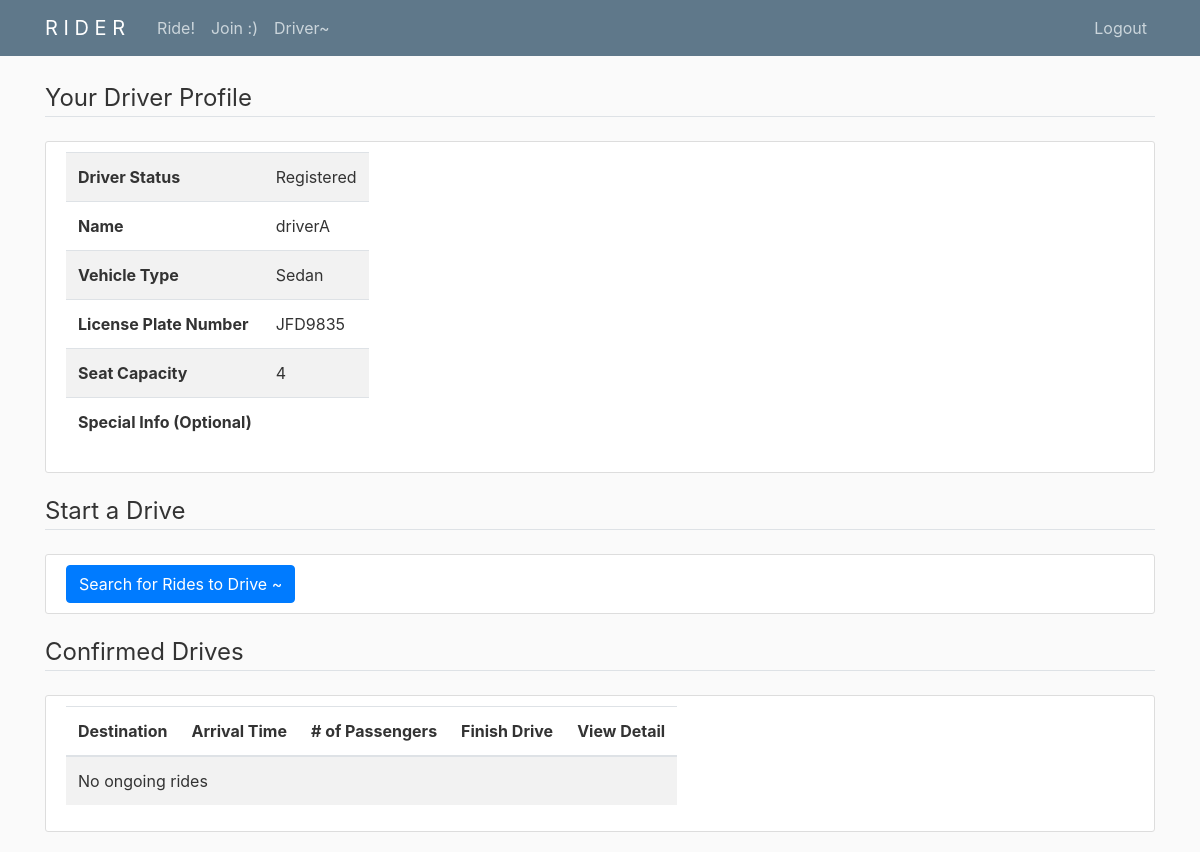
The page /driver/ (signed in) on the database as committed earlier.
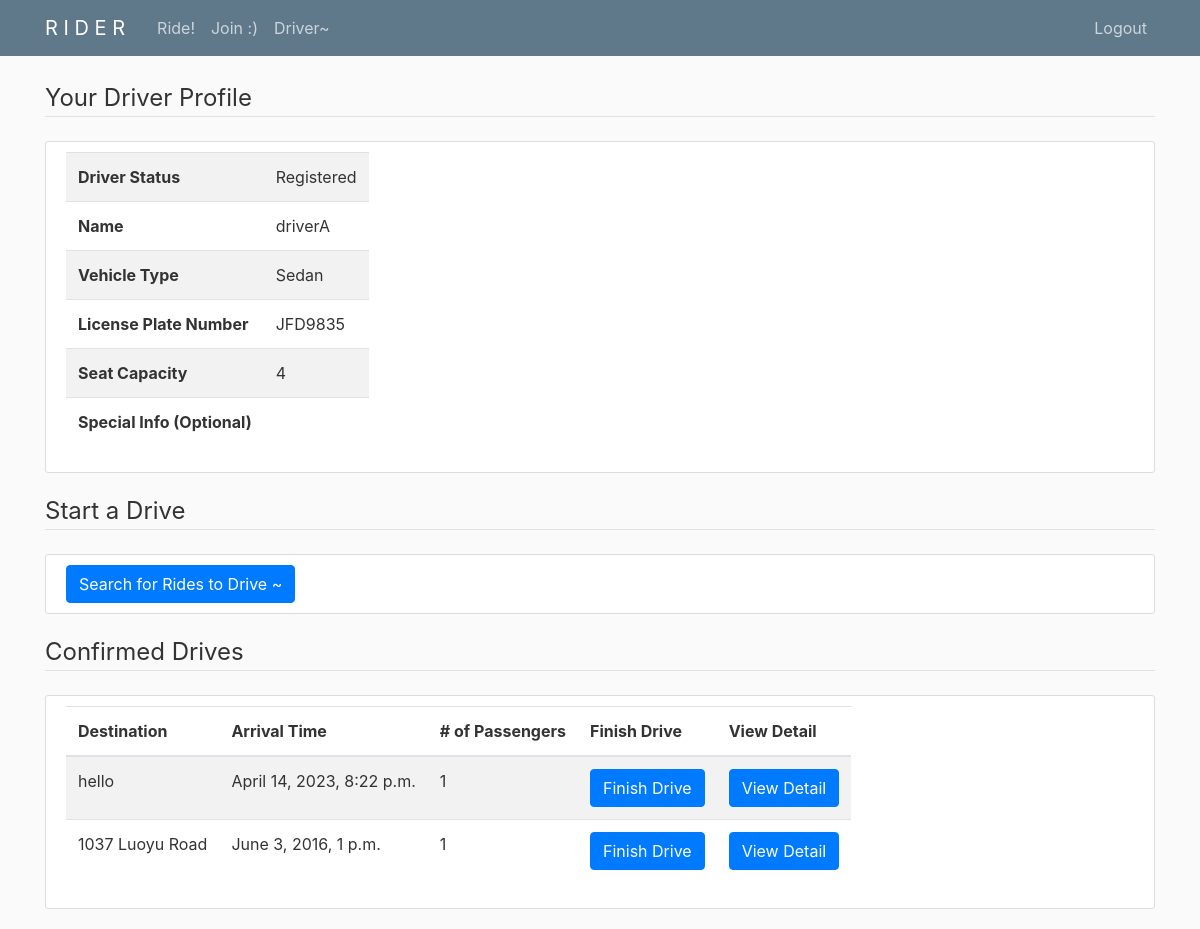
The same page on the database as committed later.
### rider/models.py (models this page shows, shortened)
class Order(models.Model):  # Order = ride request
    STATUS_CHOICES = (
        ('O', 'Open'),
        ('C', 'Confirmed'),
        ('P', 'Completed'),
    )
    status = models.CharField(
        max_length=2, choices=STATUS_CHOICES, default='O')
    sharableTF = models.BooleanField()
    ownerID = models.ForeignKey(
        User, on_delete=models.CASCADE, related_name='ownerID')
    destAddr = models.TextField()
    reqArrvDateTime = models.DateTimeField()
    ownerPartySize = models.PositiveIntegerField(
        default=1, validators=[MinValueValidator(1)])
    vehicleType = models.CharField(max_length=100, blank=True)
    specialRequest = models.TextField(blank=True)
    driverID = models.ForeignKey(
        'Driver', blank=True, on_delete=models.SET_NULL, related_name='driver', null=True)
    sharerID = models.ForeignKey(
        User, blank=True, on_delete=models.SET_NULL, related_name='sharerID', null=True)
    sharerPartySize = models.PositiveIntegerField(blank=True, default=1)
    totalPartySize = models.PositiveIntegerField()

### rider/views.py (the view, shortened to what this page needs)
# urls.py: path('driver/', views.driver, name='rider-driver'),
@login_required
def driver(request):
    driver = Driver.objects.filter(userID=request.user).first()
    if not driver:
        if request.method == 'POST':
            form = DriverRegistrationForm(request.POST)
            if form.is_valid():
                driver = form.save(commit=False)
                driver.userID = request.user
                driver.save()
                messages.success(
                    request, f'Driver registered successfully!')
                return redirect('rider-driver')
            messages.warning(
                request, f'Driver registration failed!')
        form = DriverRegistrationForm()
        return render(request, 'rider/driver_registration.html', {'form': form})
    else:
        def getOpenRides(user):
            d = Driver.objects.get(userID=user)
            open_rides = Order.objects.filter(
                status='O', totalPartySize__lte=d.seatCapacity)
            open_rides = open_rides.filter(
                vehicleType=d.vehicleType) | open_rides.filter(vehicleType='')
            open_rides = open_rides.filter(
                specialRequest=d.specialVehicleInfo) | open_rides.filter(specialRequest='')
            return open_rides
        def getOnGoingRides(user):
            d = Driver.objects.get(userID=user)
            on_going_rides = Order.objects.filter(status='C', driverID=d)
            return on_going_rides
        if request.method == 'GET':
            if request.GET.get('showresults', None):
                open_rides = getOpenRides(request.user)
            else:
                open_rides = None
            ongoing_rides = getOnGoingRides(request.user)
            return render(request, 'rider/driver.html', {
                'driver': driver,
                'open_rides': open_rides,
                'ongoing_rides': ongoing_rides}
            )

### rider/templates/rider/driver.html (shortened to what this page needs)
{% extends 'rider/base.html' %}
{% block content %}
<legend class="border-bottom mb-4">Your Driver Profile</legend>
<article class="media content-section">
    <div class="media-body">
        <table class="table table-striped table-hover table-responsive">
            <tr>
                <th>Driver Status</th>
                <td>Registered</td>
            </tr>
            <tr>
                <th>Name</th>
                <td>{{ driver.name }}</td>
            </tr>
            <tr>
                <th>Vehicle Type</th>
                <td>{{ driver.vehicleType }}</td>
            </tr>
            <tr>
                <th>License Plate Number</th>
                <td>{{ driver.licensePlateNumber }}</td>
            </tr>
            <tr>
                <th>Seat Capacity</th>
                <td>{{ driver.seatCapacity }}</td>
            </tr>
            <tr>
                <th>Special Info (Optional)</th>
                <td>{{ driver.specialInfo }}</td>
            </tr>
        </table>
    </div>
</article>
<legend class="border-bottom mb-4">Start a Drive</legend>
<article class="media content-section">
    <div class="media-body">
        <form method="get">
            <button type="submit" class="btn btn-primary">
                Search for Rides to Drive ~
            </button>
        </form>
    </div>
</article>
<legend class="border-bottom mb-4">Confirmed Drives</legend>
<article class="media content-section">
    <div class="media-body">
        {% if ongoing_rides is not None %}
        <table class="table table-striped table-hover table-responsive">
            <thead>
                <tr>
                    <th>Destination</th>
                    <th>Arrival Time</th>
                    <th># of Passengers</th>
                    <th>Finish Drive</th>
                    <th>View Detail</th>
                </tr>
            </thead>
            <tbody>
                {% for ride in ongoing_rides %}
                <tr>
                    <td>{{ ride.destAddr }}</td>
                    <td>{{ ride.reqArrvDateTime }}</td>
                    <td>{{ ride.totalPartySize }}</td>
                    <td>
                        <form method="post">
                            <button type="submit" class="btn btn-primary">
                                Finish Drive
                            </button>
                        </form>
                    </td>
                    <td>
                        <form method="get" action="/ride_details">
                            <button type="submit" class="btn btn-primary">
                                View Detail
                            </button>
                        </form>
                    </td>
                </tr>
                {% empty %}
                <tr>
                    <td colspan="5">No ongoing rides</td>
                </tr>
                {% endfor %}
            </tbody>
        </table>
        {% endif %}
    </div>
</article>
{% endblock %}

Rows that differ between the two databases and show on the page:
now on this page (row edited): Order: destAddr "hello", reqArrvDateTime "April 14, 2023, 8:22 p.m.", totalPartySize "1"
now on this page (row edited): Order: destAddr "1037 Luoyu Road", reqArrvDateTime "June 3, 2016, 1 p.m.", totalPartySize "1"
Other text that changed with them:
text no longer shown: "No ongoing rides"
